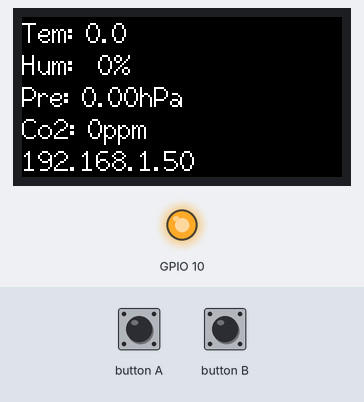
A sketch run on a simulated ESP32. Parts: 160×80 colour display, output pins drawn as LEDs (lit = HIGH). WiFi joins after 1.5 s; servers stay silent unless stated; uploads are accepted with an empty reply; not simulated (calls return 0 or success): M5_ENV.h, env.h; what the sketch prints to the serial monitor is not drawn.

Above: at 3.0 s.

The sketch:

room.ino
```cpp
#include <M5StickC.h>
#include <WiFi.h>
#include <HTTPClient.h>

#include "M5_ENV.h"
#include "mhz19c.h"
#include "env.h"

enum Status {
  ST_INITIALIZE,
  ST_CALIBRATION,
  ST_SENSOR,
};

SHT3X sht30;
QMP6988 qmp6988;
Mhz19c mhz19c;
int sleepTime;

float pressure = 0;
float tmp = 0;
float hum = 0;
uint16_t co2 = 0;

Status status = ST_INITIALIZE;

void setup() {
  M5.begin();
  WiFi.begin( WIFI_SSID, WIFI_PASSWORD );
  pinMode(GPIO_NUM_10, OUTPUT); // LEDのON/OFF制御
  led( false );
  M5.Lcd.setRotation(3);
  Wire.begin();
  qmp6988.init();
  mhz19c.init( &Serial1, 36, 0 );
  mhz19c.setSelfCalibration( false );

  //Wifiがつながるまで待機する
  while( WiFi.status() != WL_CONNECTED ){
    delay(500);
    Serial.print(".");
  }

  status = ST_SENSOR;
}

boolean sendData(){
  HTTPClient client;
  String url = HOST;
  url += "/api/add_data";
  client.begin( url );
  client.addHeader( "Content-Type", "application/json" );
  String queryString = "{";
  queryString += "\"place_id\": \"1\",";

  queryString += "\"data1\": \"";
  queryString += tmp;
  queryString += "\",";

  queryString += "\"data2\": \"";
  queryString += hum;
  queryString += "\",";

  queryString += "\"data3\": \"";
  queryString += pressure;
  queryString += "\",";

  queryString += "\"data4\": \"";
  queryString += co2;
  queryString += "\",";

  queryString += "\"pass\": \"";
  queryString += PASS;

  queryString += "\"}";

  int statusCode = client.POST(queryString);
  client.end();

  return statusCode == 200;
}

void led( boolean on ){
  digitalWrite( GPIO_NUM_10, on ? LOW : HIGH );
}

void loop() {
  static const int frameTime = 100;
  M5.update();
  if( M5.BtnB.isPressed() ){
    status = ST_CALIBRATION;
  }

  delay(frameTime);
  if( sleepTime > 0 ){
    sleepTime -= frameTime;
    return;
  }

  switch(status){
    case ST_CALIBRATION:
      loopCalibration();
      break;
    case ST_SENSOR:
      loopSensor();
      break;
  }
}

void loopCalibration() {
  M5.lcd.fillScreen(BLACK);
  M5.lcd.setCursor(0, 0);
  M5.lcd.printf("begin calibration.");

  led(true);

  //キャリブレーションには20分必要なので21分放置する
  for( int i = 0; i < 21 * 60; ++i ){
    led( i % 2 == 0 );
    delay(1000);
  }
  mhz19c.calibration();
  led(false);
  delay(2000);

  M5.lcd.fillScreen(BLACK);
  M5.lcd.setCursor(0, 0);
  M5.lcd.printf("end calibration.");
  delay(1000);
  status = ST_SENSOR;
}

void readSensor() {
    pressure = qmp6988.calcPressure() / 100;
    if (sht30.get() == 0) {
        tmp = sht30.cTemp;
        hum = sht30.humidity;
    } else {
        tmp = 0;
        hum = 0;
    }
    co2 = mhz19c.read();
}

void loopSensor(){
  readSensor();
  sendData();
  int16_t bg,fg;
  if( co2 > 1200 ){
    fg = BLACK;
    bg = RED;
  } else {
    fg = WHITE;
    bg = BLACK;
  }

  M5.lcd.fillScreen(bg);
  M5.lcd.setCursor(0, 0);
  M5.lcd.setTextFont(2);
  M5.lcd.setTextColor(fg,bg);
  M5.lcd.printf("Tem: %2.1f  \r\nHum: %2.0f%%  \r\nPre: %2.2fhPa\r\nCo2: %dppm\r\n",
                  tmp, hum, pressure, co2);
  M5.lcd.println(WiFi.localIP());

  //10秒ごとにチェックする
  sleepTime = 1000 * 10;
}
```

mhz19c.cpp
```cpp
#include "mhz19c.h"

boolean Mhz19c::writeCommand(uint8_t cmd[], uint8_t *response = NULL) {
  //バッファにゴミが残ってることがあるので、送信前にクリアする
  while( serial->available() ){
    uint8_t dummy = serial->read();
  }
  //コマンド＋チェックサムを送信する
  serial->write( cmd, COMMAND_SIZE );
  serial->write( calcCheckSum( cmd ) );
  serial->flush();

  //レスポンス不要なのでここで終了
  if( response == NULL ){
    return true;
  }

  //レスポンスが受信できるようになるまで待つ
  int i = 0;
  while ( serial->available() < RESPONSE_SIZE ) {
    if( ++i > 100 ){
      return true; //レスポンスは無かった
    }
    delay(10);
  }
  serial->readBytes( response, RESPONSE_SIZE);
  return calcCheckSum( response ) == response[ RESPONSE_SIZE - 1 ];
}

uint8_t Mhz19c::calcCheckSum(uint8_t cmd[]) {
  uint8_t sum = 0;
  for( int i = 1; i < COMMAND_SIZE; ++i ){
    sum = sum + cmd[i];
  }
  return 0xff - sum + 1;
}

void Mhz19c::init(HardwareSerial* serial, int8_t rx, int8_t tx) {
  this->serial = serial;
  serial->begin(9600, SERIAL_8N1, rx, tx);
  delay(500);
}

uint16_t Mhz19c::read(){
  uint8_t response[RESPONSE_SIZE] = {0};
  if( writeCommand( cmdRead, response ) && response[0] == 0xff && response[1] == 0x86 ) {
    return (response[2] << 8 ) + response[3];
  }

  return 0;
}


void Mhz19c::calibration(){
  writeCommand( cmdRunCalibration );
}

void Mhz19c::setSelfCalibration(boolean on){
  if( on ){
    writeCommand( cmdSelfCalibrationOn );
  } else {
    writeCommand( cmdSelfCalibrationOff );
  }
}
```

mhz19c.h
```cpp
#pragma once
#include <M5StickC.h>
#include <stdint.h>

class Mhz19c {
  private:
    enum CONST {
      COMMAND_SIZE = 8,
      RESPONSE_SIZE = 9,
    };
    HardwareSerial* serial;
    uint8_t cmdRead[COMMAND_SIZE]               = {0xFF, 0x01, 0x86, 0x00, 0, 0, 0, 0};
    uint8_t cmdRunCalibration[COMMAND_SIZE]     = {0xFF, 0x01, 0x87, 0x00, 0, 0, 0, 0};
    uint8_t cmdSelfCalibrationOn[COMMAND_SIZE]  = {0xFF, 0x01, 0x79, 0xA0, 0, 0, 0, 0};
    uint8_t cmdSelfCalibrationOff[COMMAND_SIZE] = {0xFF, 0x01, 0x79, 0x00, 0, 0, 0, 0};
    uint8_t calcCheckSum(uint8_t cmd[]);
    boolean writeCommand(uint8_t cmd[], uint8_t *response);

  public:
    void init(HardwareSerial* serial, int8_t rx, int8_t tx);

    uint16_t read();

    void calibration();
    void setSelfCalibration(boolean on);
};
```
